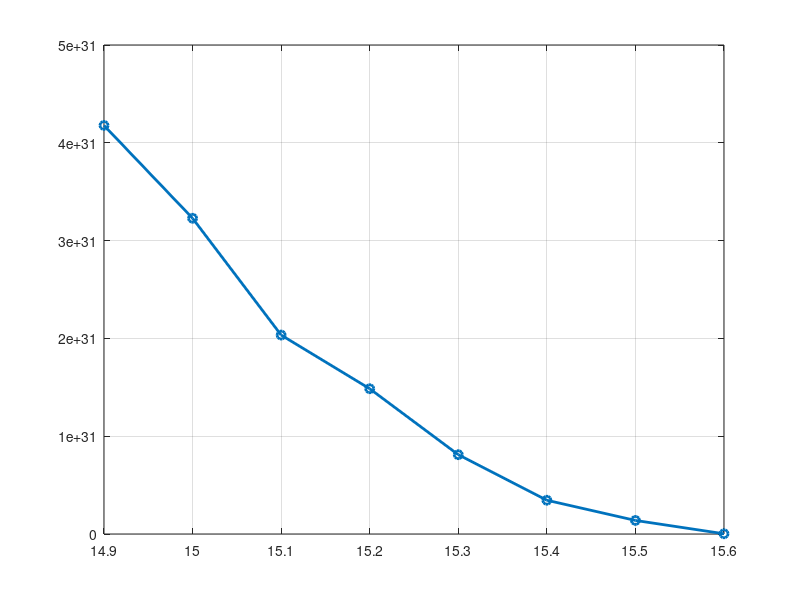

Recreate this plot in MATLAB. (Note: this script raises an error after producing the figure.)
function compute_barrier_proxy_vs_N()                                 
 

 
EPS_POS = 1e-12;                                                                      
r  = 3e11;                                                                           
s  = 2.03e-5; dr = 1.36e19; dd = 2.73e17;                                           
a1 = 0.003; a2 = -0.1655; a3 = 3.2305; a4 = -25.8343; a5 = 71.6;                     

 
N_list = [10^14.9, 10^15.0, 10^15.1, 10^15.2, 10^15.3, 10^15.4, 10^15.5, 10^15.6];  
LOW  = [ 1.47784E+16, 1.47783E+16, 1.47781E+16, 1.47781E+16, 1.47782E+16, 1.47784E+16, 1.47784E+16, 1.47785E+16; ... 
         4.90558E+12, 6.82215E+12, 9.74415E+12, 1.44235E+13, 2.24673E+13, 3.79197E+13, 7.46981E+13, 2.86412E+14];    
HIGH = [ 1.47783E+16, 1.47783E+16, 1.47783E+16, 1.47783E+16, 1.47783E+16, 1.47783E+16, 1.47783E+16, 1.47783E+16; ... 
         3.72183E+17, 9.16684E+17, 1.46898E+18, 2.11124E+18, 2.86041E+18, 3.72684E+18, 4.71910E+18, 5.84536E+18];   
SAD  = [ 1.17877e+16, 1.44261e+16, 1.3815e+16, 1.582131e+16, 1.517638e+16, 1.449530e+16, 1.52831e+16, 1.50176e+16; 
         9.01337e+16, 5.4242e+16, 3.26425e+16, 1.822074e+16, 1.198135e+16, 4.915387e+15, 2.8257e+15, 7.33669e+14]; 

 
tol_hit_rel = 2e-3;                                                                    
ds_rel      = 0.01;                                                                     
Kmax        = 4000;                                                                     
shrink_max  = 12;                                                                      
ns_line     = 400;                                                                      

 
dU_low  = nan(size(N_list)); hit_low  = false(size(N_list));                             
dU_high = nan(size(N_list)); hit_high = false(size(N_list));                             
fprintf('—— 沿 x 空间单位步长反向流积分势垒（非负、非零、含兜底） ——\n');                  

for i = 1:numel(N_list)                                                                 
    tic;                                                                               
    N  = N_list(i);                                                                     
    xL = LOW(:,i); xH = HIGH(:,i); xS = SAD(:,i);                                      

 
    Jx = jacobian_XY_x(xS, N, r, s, dr, dd, a1,a2,a3,a4,a5);                           
    [V,D] = eig(Jx); lam = real(diag(D));                                               
    [~,idx_stab] = min(lam);                                                              
    vS = real(V(:,idx_stab)); vS = vS / max(norm(vS),eps);                                
    dirL = sign( (xL - xS)' * vS ); if dirL==0, dirL = +1; end                           
    dirH = sign( (xH - xS)' * vS ); if dirH==0, dirH = -1; end                          
    eps_x = 1e-3 * norm(xL - xS);                                                          
    if eps_x==0, eps_x = 1e-3 * norm(xH - xS); end                                         

 
    [dU_low(i), hit_low(i)]  = follow_and_accumulate(xS + dirL*eps_x*vS, xL, N, r, s, dr, dd, ...
                                    a1,a2,a3,a4,a5, ds_rel, Kmax, shrink_max, tol_hit_rel, EPS_POS);

 
    [dU_high(i), hit_high(i)] = follow_and_accumulate(xS + dirH*eps_x*vS, xH, N, r, s, dr, dd, ...
                                    a1,a2,a3,a4,a5, ds_rel, Kmax, shrink_max, tol_hit_rel, EPS_POS); 

 
    if ~hit_low(i)                                                                         
        dU_low(i)  = max(line_positive_projection(xL, xS, N, r, s, dr, dd, a1,a2,a3,a4,a5, ns_line), EPS_POS); 
        warning('N=10^{%.2f}: 低稳支未命中，用直线正投影兜底。', log10(N));                            
    end
    if ~hit_high(i)                                                                         
        dU_high(i) = max(line_positive_projection(xH, xS, N, r, s, dr, dd, a1,a2,a3,a4,a5, ns_line), EPS_POS); 
        warning('N=10^{%.2f}: 高稳支未命中，用直线正投影兜底。', log10(N));                           
    end

 
    tagL = tern(hit_low(i),'命中','兜底'); tagH = tern(hit_high(i),'命中','兜底');                  
    fprintf('N=10^{%.2f}: ΔU_low=%8.3e (%s)   ΔU_high=%8.3e (%s) | 用时 %.2fs\n', ...
        log10(N), dU_low(i), tagL, dU_high(i), tagH, toc);                                         
end

 

 
figure;                                                                               
plot(log10(N_list), dU_low,  'o-','LineWidth',2); grid on;                            

crit1 = 10^14.8999;                                                                    
crit2 = 10^15.6026;                                                                
xline(log10(crit1), 'r--', 'LineWidth',1.5, 'DisplayName','低氧临界');               
xline(log10(crit2), 'g--', 'LineWidth',1.5, 'DisplayName','高氧临界');                
xlabel('log_{10}(N)','FontSize',12);                                                
ylabel('\Delta U（沿轨迹，低稳 \rightarrow 鞍）','FontSize',12);                       
title('沿 x 空间轨迹的势垒：低稳 \rightarrow 鞍（非负、非零）','FontSize',14);          

 
figure;                                                                                 
plot(log10(N_list), dU_high, 's-','LineWidth',2, 'DisplayName','\Delta U_{high}'); hold on; 
grid on;                                                                              

crit1 = 10^14.8999;                                                                   
crit2 = 10^15.6026;                                                                   
xline(log10(crit1), 'r--', 'LineWidth',1.5, 'DisplayName','低氧临界');                
xline(log10(crit2), 'g--', 'LineWidth',1.5, 'DisplayName','高氧临界');                 

xlabel('log_{10}(N)','FontSize',12);                                                
ylabel('\Delta U（沿轨迹，高稳 \rightarrow 鞍）','FontSize',12);                      
title('沿 x 空间轨迹的势垒：高稳 \rightarrow 鞍（非负、非零）','FontSize',14);          
legend('show','Location','best');                                                     

end                                                                                    

 

function [U, hit] = follow_and_accumulate(x0, xT, N, r, s, dr, dd, a1,a2,a3,a4,a5, ...
                                          ds_rel, Kmax, shrink_max, tol_hit_rel, EPS_POS)  
    U   = 0;                                                                               
    hit = false;                                                                         
    Lref= norm(xT - x0); if Lref==0, Lref = max(norm(xT),1); end                          
    ds0 = ds_rel * Lref;                                                                  
    x   = x0;                                                                            
    for k = 1:Kmax                                                                         
        f  = force_XY_x(x, N, r, s, dr, dd, a1,a2,a3,a4,a5);                              
        nf = norm(f); if nf < 1e-300, break; end                                          
        dir = - f / nf;                                                                  
        ds  = ds0;                                                                         
        ok  = false;                                                                       
        for sh = 1:shrink_max                                                           
            x_try = x + ds * dir;                                                         
            if all(isfinite(x_try)) && x_try(2) > 0 && x_try(1) > 0                      
                ok = true; break;                                                       
            else
                ds = 0.5*ds;                                                             
            end
        end
        if ~ok, break; end                                                               
        xm = 0.5*(x + x_try);                                                           
        fm = force_XY_x(xm, N, r, s, dr, dd, a1,a2,a3,a4,a5);                             
        seg = max(0, norm(fm) * norm(x_try - x));                                      
        U   = U + seg;                                                                   
        x   = x_try;                                                                   
        if rel_log_dist(x, xT) < tol_hit_rel                                           
            hit = true;                                                                    
            break;                                                                         
        end
    end
    U = max(U, EPS_POS);                                                               
end

function d = rel_log_dist(x, a)                                                          
    lx = [log10(max(x(1),eps)); log10(max(x(2),eps))];                                   
    la = [log10(max(a(1),eps)); log10(max(a(2),eps))];                                    
    d  = norm(lx - la)/max(norm(la),1);                                                   
end

function dU = line_positive_projection(xA, xB, N, r, s, dr, dd, a1,a2,a3,a4,a5, ns)        
    e = xB - xA; L = norm(e); if L==0, dU=0; return; end                                  
    e = e / L;                                                                           
    if mod(ns,2)==1, ns = ns+1; end                                                      
    t  = linspace(0,1,ns+1);                                                           
    XY = xA + e*(L*t);                                                                   
    F  = force_XY_x(XY, N, r, s, dr, dd, a1,a2,a3,a4,a5);                                
    val = max(0, -(F(1,:).*e(1) + F(2,:).*e(2)));                                         
    h = 1/(numel(t)-1);                                                                   
    S = val(1) + val(end) + 4*sum(val(2:2:end-1)) + 2*sum(val(3:2:end-2));                 
    dU = L * (h/3) * S;                                                                   
end

function f = force_XY_x(XY, N, r, s, dr, dd, a1, a2, a3, a4, a5)                         
    M = XY(1,:); O = max(XY(2,:), eps);                                                 
    delta = O./(dd + O);                                                                   
    gamma = O./(dr + O);                                                                   
    omega = (1 - gamma).*(1 - delta);                                                     
    p  = log10(O);                                                                        
    ap = a1*p.^4 + a2*p.^3 + a3*p.^2 + a4*p + a5;                                        
    fai= 10.^ap;                                                                           
    Fx = 0.5*omega.*(N + r) - s.*M - 0.5*fai.*M.^0.7;                                      
    Fy =      omega.*N       - (1 - omega).*r - s.*M -     fai.*M.^0.7;                   
    f  = [Fx; Fy];                                                                        
end

function J = jacobian_XY_x(x, N, r, s, dr, dd, a1, a2, a3, a4, a5)                      
    M = x(1); O = max(x(2),eps);                                                           
    delta = O/(dd + O);    d_delta = dd/(dd + O)^2;                                      
    gamma = O/(dr + O);    d_gamma = dr/(dr + O)^2;                                     
    omega = (1 - gamma)*(1 - delta);                                                     
    d_omega = -(1 - delta)*d_gamma - (1 - gamma)*d_delta;                                
    p  = log10(O);                                                                      
    ap = a1*p^4 + a2*p^3 + a3*p^2 + a4*p + a5;                                           
    fai= 10^ap;                                                                            
    dap_dp  = 4*a1*p^3 + 3*a2*p^2 + 2*a3*p + a4;                                         
    dfai_dO = (fai/O)*dap_dp;                                                            
    dFx_dM = -s - 0.5*fai*0.7*M^(-0.3);                                                 
    dFy_dM = -s -     fai*0.7*M^(-0.3);                                                   
    dFx_dO = 0.5*(N + r)*d_omega - 0.5*dfai_dO*M^0.7;                                  
    dFy_dO =       (N + r)*d_omega -     dfai_dO*M^0.7;                                
    J = [dFx_dM, dFx_dO; dFy_dM, dFy_dO];                                              
end

function y = tern(cond, a, b)                                                           
    if cond, y = a; else, y = b; end                                                    
end
